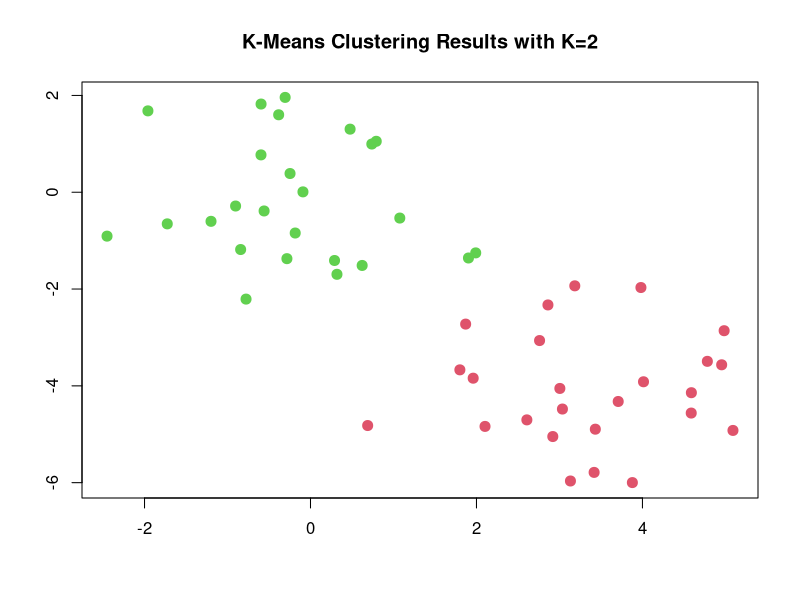
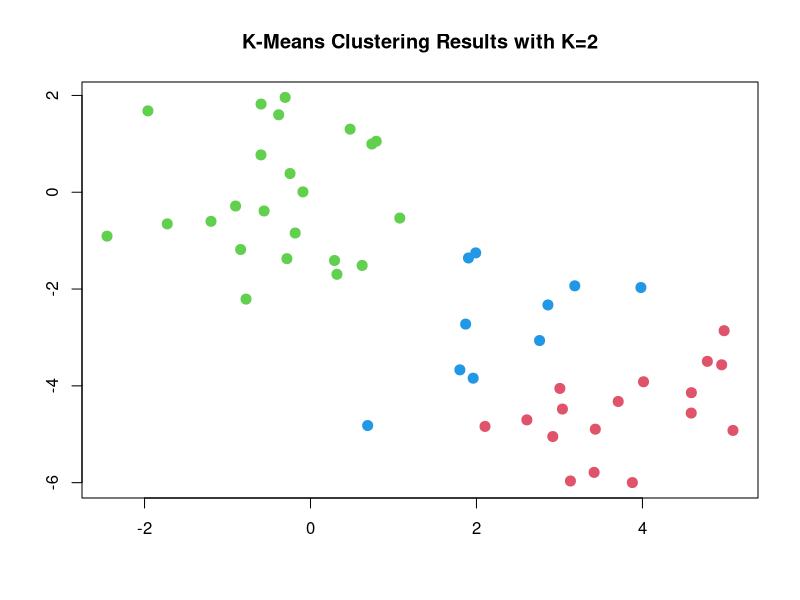
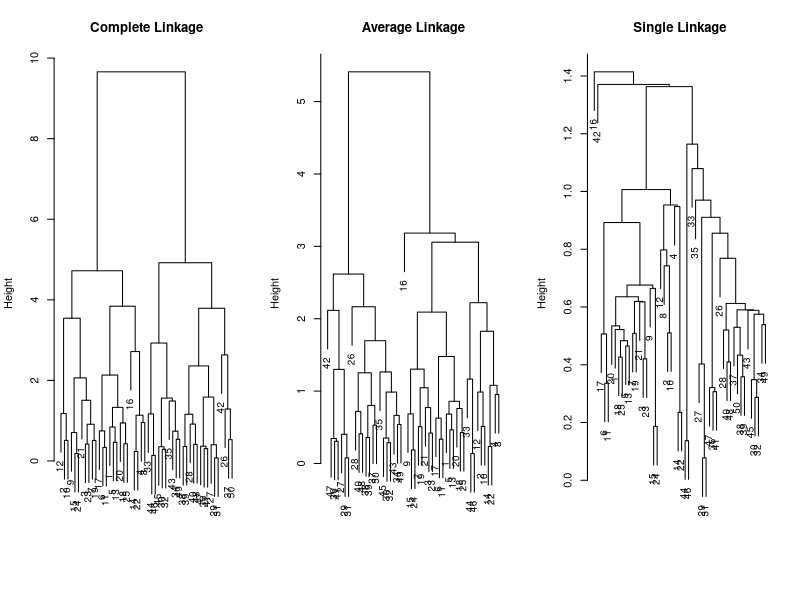
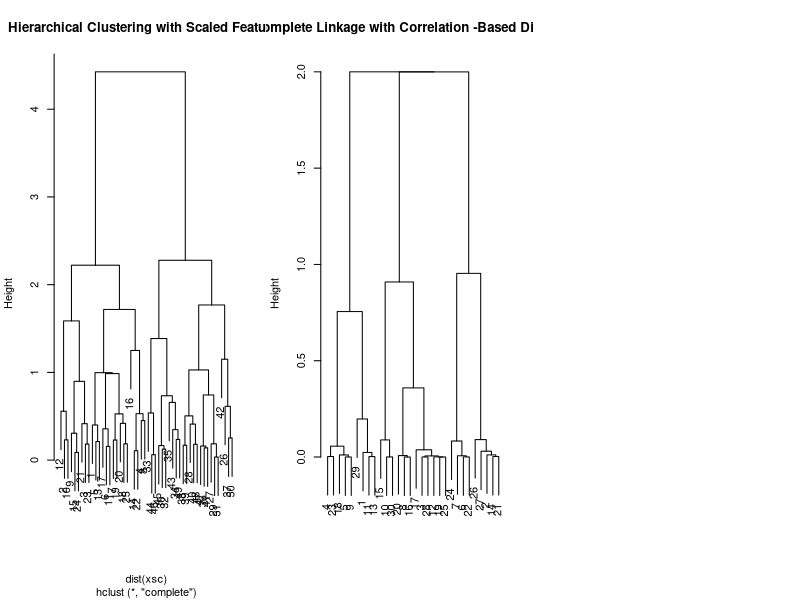

Recreate these plots in R, in order.
set.seed(2)
x=matrix (rnorm (50*2) , ncol =2)
x[1:25,1]=x[1:25,1]+3
x[1:25,2]=x[1:25,2] -4
km.out = kmeans(x, 2, nstart=20)
plot(x, col =(km.out$cluster +1) , main="K-Means Clustering Results with K=2", xlab ="", ylab="", pch =20, cex =2)

set.seed(2)
km.out = kmeans(x, 3, nstart=20)
plot(x, col =(km.out$cluster +1) , main="K-Means Clustering Results with K=2", xlab ="", ylab="", pch =20, cex =2)
hc.complete = hclust(dist(x), method ="complete")

hc.average =hclust (dist(x), method = "average")
hc.single =hclust (dist(x), method = "single")

par(mfrow =c(1,3))
plot(hc.complete ,main =" Complete Linkage ", xlab="", sub ="", cex =.9)
plot(hc.average , main =" Average Linkage ", xlab="", sub ="", cex =.9)
plot(hc.single , main=" Single Linkage ", xlab="", sub ="", cex =.9)

xsc=scale (x)
plot(hclust (dist(xsc), method ="complete"), main =" Hierarchical Clustering with Scaled Features ")

x=matrix (rnorm (30*3) , ncol =3)
dd=as.dist(1- cor(t(x)))
plot(hclust (dd, method ="complete"), main=" Complete Linkage with Correlation -Based Distance ", xlab="", sub ="")
cutree (hc.single , 4)